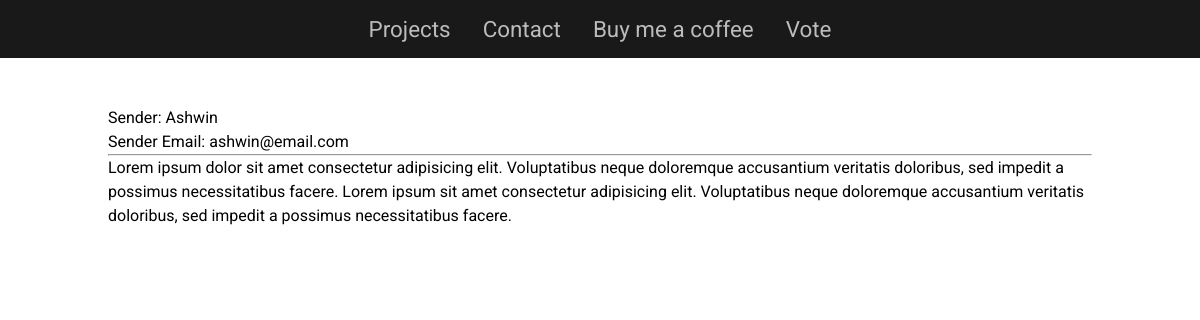
The app's page /message/58e506c1-d546-4a86-b94b-4d1e90949a65/ with its own data.
### base/models.py (models this page shows, shortened)
class Message(models.Model):
    name = models.CharField(max_length=200, null=True)
    email = models.EmailField(unique=True)
    subject = models.CharField(max_length=200, null=True)
    body = models.TextField()
    created = models.DateTimeField(auto_now_add=True)
    is_read = models.BooleanField(default=False)
    id = models.UUIDField(default=uuid.uuid4, unique=True, primary_key=True)

### base/views.py (the view)
# urls.py: path('message/<str:pk>/', views.messagePage, name="message"),
def messagePage(request, pk):
    message = Message.objects.get(id=pk)
    message.is_read = True
    message.save()
    return render(request, 'base/message.html', {"message":message})

### base/templates/base/message.html
{% extends 'base/main.html' %}
{% load static %}
{% block content %}
<section class="section section-message">
    <div class="container">
        <p>Sender: {{message.name}}</p>
        <p>Sender Email: {{message.email}}</p>
        <hr>
        <p>{{message.body}}</p>
    </div>
</section>
{% endblock content %}

### static/styles/style.css (style rules this page uses)
* { margin: 0; padding: 0; box-sizing: border-box; font-family: "Roboto", sans-serif; }
html { scroll-behavior: smooth; }
.section { max-width: 100%; padding: 2rem 1rem; }
.container { max-width: 100%; width: 1000px; margin: 0 auto; padding: 1rem 0.5rem; }
p { line-height: 1.5rem; }

### records on screen
Message: name "Ashwin", email "ashwin@email.com", body "Lorem ipsum dolor sit amet consectetur adipisicing elit. Voluptatibus neque doloremque accusantium veritatis doloribus, sed impedit a possimus necessitatibus facere. Lorem ipsum sit amet consectetur adipisicing elit. Voluptatibus neque doloremque accusantium veritatis doloribus, sed impedit a possimus necessitatibus facere."
